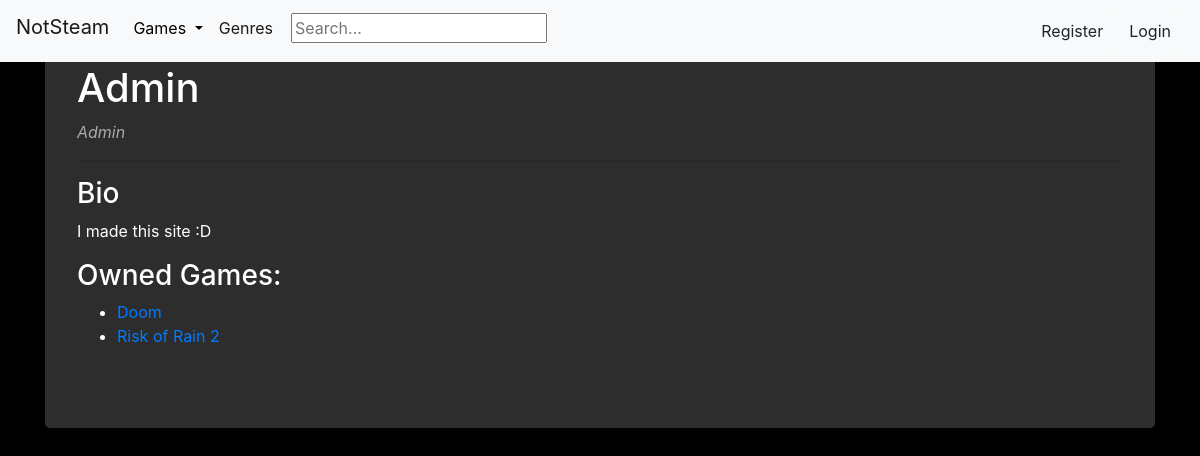
Page /profile/1/ on the committed database.
### accounts/models.py (models this page shows, shortened)
class Profile(Model):
    user = OneToOneField(User, on_delete=CASCADE)
    nickname = TextField(max_length=32, default=user.name, blank=True)
    biography = TextField(max_length=250, blank=True)
    date_of_birth = DateField()
    owned_games = ManyToManyField(Game, blank=True, related_name='own_game')
    class Meta:
        ordering = ['user__username']
    def __str__(self):
        return self.user.username

### viewer/models.py (models this page shows, shortened)
class Game(Model):
    name = CharField(max_length=100, null=False, blank=False, unique=True)
    genres = ManyToManyField(Genre, blank=True, related_name='games')
    price = FloatField(null=False, blank=False)
    developers = ManyToManyField(Developer, blank=True, related_name='games')
    publishers = ManyToManyField(Publisher, blank=True, related_name='games')
    release_date = DateField()
    description = TextField(null=True, blank=True)
    system_reqs = TextField(null=False, blank=False)
    updated = DateTimeField(auto_now=True)
    def __str__(self):
        return self.name

### accounts/views.py (the view)
# urls.py: path('profile/<int:pk>/', ProfileDetailView.as_view(), name='profile'),
class ProfileDetailView(DetailView):
    model = Profile
    template_name = 'profile.html'
    context_object_name = 'profile'

### accounts/templates/profile.html (shortened to what this page needs)
{% extends "base.html" %}
{% block content %}
<h1>{{ profile.nickname }}</h1>
<div style="color:#a9a9a9"><p><i>{{ profile }}</i></p></div>
<hr>
<h3 style="display:inline-block">Bio</h3>
<p>{{ profile.biography }}</p>
<h3>Owned Games:</h3>
<ul>
    {% for game in profile.owned_games.all %}
        <li><a href="{% url 'game' game.id %}">{{ game }}</a></li>
    {% empty %}
        {% if request.user.is_authenticated and user == profile.user %}
            You have no games yet.
        {% else %}
            User has no games.
        {% endif %}
    {% endfor %}
</ul>
{% endblock %}

### rows in the picture
Profile: nickname "Admin", user.username "Admin", biography "I made this site :D"
Game: name "Doom"
Game: name "Risk of Rain 2"
